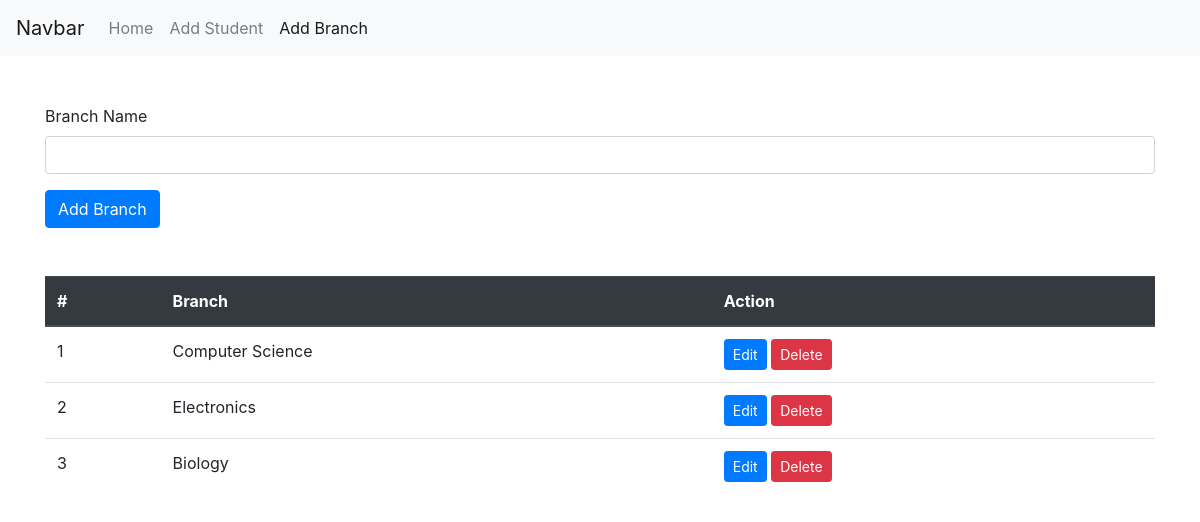
/branch.php, run on the app's committed database.
### tables this page shows
CREATE TABLE `branch` (
  `id` int(11) NOT NULL,
  `name` varchar(255) NOT NULL
);

### branch.php (the view, shortened to what this page needs)
<?php
include "dbcon.php";
$branches = [];
$result = $conn->query("SELECT id, name FROM branch");
while ($row = $result->fetch_assoc()) $branches[] = $row;
?>
<!doctype html>
<html lang="en">
<head>
  <link rel="stylesheet" href="https://cdn.jsdelivr.net/npm/bootstrap@4.6.2/dist/css/bootstrap.min.css">
</head>
<body>
<?php include 'navbar.php'; ?>
<div class="container my-5">
<form action="" method="POST" id="createForm">
  <div class="form-group">
    <label>Branch Name</label>
    <input type="text" class="form-control" id="create_name" name="name">
  </div>
  <button type="submit" class="btn btn-primary" name="create">Add Branch</button>
</form>
<table class="table my-5">
  <thead class="thead-dark">
    <tr>
      <th>#</th>
      <th>Branch</th>
      <th>Action</th>
    </tr>
  </thead>
  <tbody>
  <?php foreach ($branches as $index => $branch): ?>
    <tr>
      <td><?= $index+1 ?></td>
      <td><?= htmlspecialchars($branch['name']) ?></td>
      <td>
        <button
          class="btn btn-primary btn-sm editBtn"
          data-id="<?= $branch['id'] ?>"
          data-name="<?= htmlspecialchars($branch['name']) ?>"
          data-toggle="modal"
          data-target="#editModal"
        >Edit</button>
        <button
          class="btn btn-danger btn-sm deleteBtn"
          data-id="<?= $branch['id'] ?>"
          data-toggle="modal"
          data-target="#deleteModal"
        >Delete</button>
      </td>
    </tr>
  <?php endforeach; ?>
  </tbody>
</table>
</div>
</body>
</html>

### data on the page
branch: name "Computer Science"
branch: name "Electronics"
branch: name "Biology"
